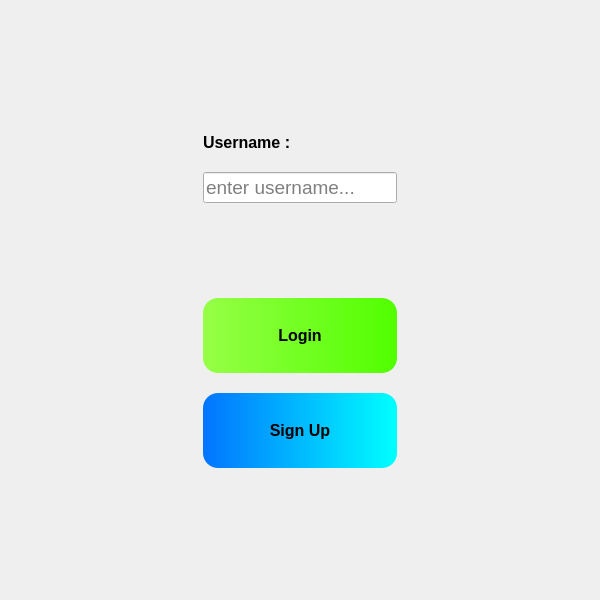
<?xml version="1.0" encoding="UTF-8"?>
<ui version="4.0">
 <class>MainWindow</class>
 <widget class="QMainWindow" name="MainWindow">
  <property name="geometry">
   <rect>
    <x>0</x>
    <y>0</y>
    <width>600</width>
    <height>600</height>
   </rect>
  </property>
  <property name="minimumSize">
   <size>
    <width>600</width>
    <height>600</height>
   </size>
  </property>
  <property name="maximumSize">
   <size>
    <width>800</width>
    <height>900</height>
   </size>
  </property>
  <property name="windowTitle">
   <string>LOGIN</string>
  </property>
  <widget class="QWidget" name="centralwidget">
   <property name="styleSheet">
    <string notr="true">#centralwidget{
background-image: url(:/icons/voca1.png);
}</string>
   </property>
   <layout class="QVBoxLayout" name="verticalLayout_3">
    <item>
     <layout class="QVBoxLayout" name="verticalLayout_2" stretch="1,10,1">
      <item>
       <layout class="QHBoxLayout" name="horizontalLayout"/>
      </item>
      <item>
       <layout class="QHBoxLayout" name="horizontalLayout_2" stretch="1,1,1">
        <item>
         <spacer name="horizontalSpacer_4">
          <property name="orientation">
           <enum>Qt::Horizontal</enum>
          </property>
          <property name="sizeHint" stdset="0">
           <size>
            <width>40</width>
            <height>20</height>
           </size>
          </property>
         </spacer>
        </item>
        <item>
         <layout class="QVBoxLayout" name="verticalLayout">
          <property name="spacing">
           <number>20</number>
          </property>
          <item>
           <spacer name="verticalSpacer_3">
            <property name="orientation">
             <enum>Qt::Vertical</enum>
            </property>
            <property name="sizeHint" stdset="0">
             <size>
              <width>20</width>
              <height>40</height>
             </size>
            </property>
           </spacer>
          </item>
          <item>
           <widget class="QLabel" name="label">
            <property name="sizePolicy">
             <sizepolicy hsizetype="Preferred" vsizetype="Maximum">
              <horstretch>0</horstretch>
              <verstretch>0</verstretch>
             </sizepolicy>
            </property>
            <property name="font">
             <font>
              <pointsize>12</pointsize>
              <weight>75</weight>
              <bold>true</bold>
             </font>
            </property>
            <property name="text">
             <string>Username :</string>
            </property>
           </widget>
          </item>
          <item>
           <widget class="QLineEdit" name="login_edt_username">
            <property name="font">
             <font>
              <pointsize>14</pointsize>
             </font>
            </property>
            <property name="styleSheet">
             <string notr="true"/>
            </property>
            <property name="placeholderText">
             <string>enter username...</string>
            </property>
           </widget>
          </item>
          <item>
           <spacer name="verticalSpacer">
            <property name="orientation">
             <enum>Qt::Vertical</enum>
            </property>
            <property name="sizeHint" stdset="0">
             <size>
              <width>20</width>
              <height>40</height>
             </size>
            </property>
           </spacer>
          </item>
          <item>
           <widget class="QPushButton" name="login_btn_login">
            <property name="sizePolicy">
             <sizepolicy hsizetype="Minimum" vsizetype="Expanding">
              <horstretch>0</horstretch>
              <verstretch>0</verstretch>
             </sizepolicy>
            </property>
            <property name="font">
             <font>
              <pointsize>12</pointsize>
              <weight>75</weight>
              <bold>true</bold>
             </font>
            </property>
            <property name="cursor">
             <cursorShape>PointingHandCursor</cursorShape>
            </property>
            <property name="styleSheet">
             <string notr="true">background-color: qlineargradient(spread:pad, x1:0, y1:0, x2:1, y2:0, stop:0 rgba(150, 255, 70, 255), stop:1 rgba(81, 255, 0, 255));
border: none;
border-radius: 15px;</string>
            </property>
            <property name="text">
             <string>Login</string>
            </property>
           </widget>
          </item>
          <item>
           <widget class="QPushButton" name="login_btn_signup">
            <property name="sizePolicy">
             <sizepolicy hsizetype="Preferred" vsizetype="Expanding">
              <horstretch>0</horstretch>
              <verstretch>0</verstretch>
             </sizepolicy>
            </property>
            <property name="font">
             <font>
              <pointsize>12</pointsize>
              <weight>75</weight>
              <bold>true</bold>
             </font>
            </property>
            <property name="cursor">
             <cursorShape>PointingHandCursor</cursorShape>
            </property>
            <property name="styleSheet">
             <string notr="true">background-color: qlineargradient(spread:pad, x1:0, y1:0, x2:1, y2:0, stop:0 rgba(2, 116, 255, 255), stop:1 rgba(0, 255, 255, 255));
border:none;
border-radius:15px;
</string>
            </property>
            <property name="text">
             <string>Sign Up</string>
            </property>
           </widget>
          </item>
          <item>
           <spacer name="verticalSpacer_2">
            <property name="orientation">
             <enum>Qt::Vertical</enum>
            </property>
            <property name="sizeHint" stdset="0">
             <size>
              <width>20</width>
              <height>40</height>
             </size>
            </property>
           </spacer>
          </item>
         </layout>
        </item>
        <item>
         <spacer name="horizontalSpacer_5">
          <property name="orientation">
           <enum>Qt::Horizontal</enum>
          </property>
          <property name="sizeHint" stdset="0">
           <size>
            <width>40</width>
            <height>20</height>
           </size>
          </property>
         </spacer>
        </item>
       </layout>
      </item>
      <item>
       <layout class="QHBoxLayout" name="horizontalLayout_3"/>
      </item>
     </layout>
    </item>
   </layout>
  </widget>
 </widget>
 <resources>
  <include location="dsa.qrc"/>
 </resources>
 <connections/>
</ui>
